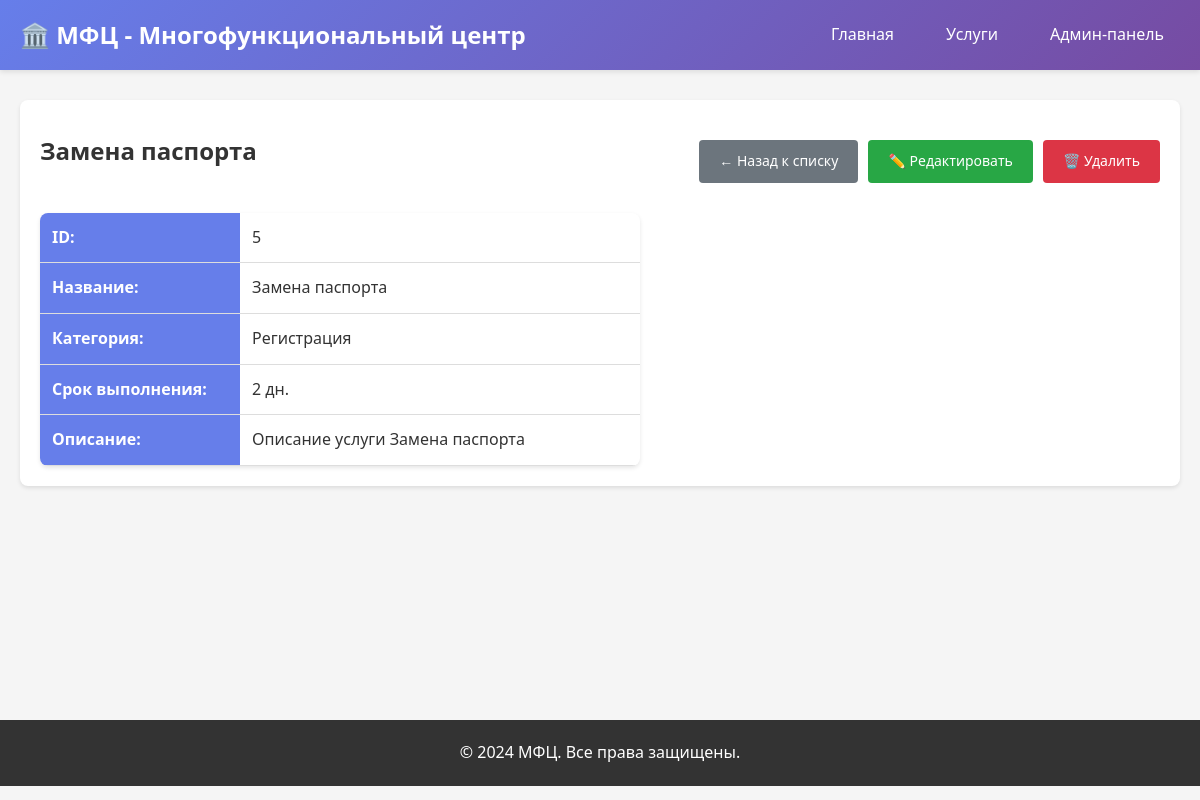
/services/5/, run on the app's committed database.
### mfc/models.py (models this page shows, shortened)
class Service(models.Model):
    name = models.CharField(
        max_length=200,
        verbose_name='Название услуги'
    )
    description = models.TextField(
        verbose_name='Описание',
        blank=True,
        null=True
    )
    category = models.ForeignKey(
        ServiceCategory,
        on_delete=models.CASCADE,
        verbose_name='Категория',
        related_name='services'
    )
    duration_days = models.PositiveIntegerField(
        verbose_name='Срок выполнения (дней)',
        validators=[MinValueValidator(1)],
        default=1  # type: ignore
    )
    offices = models.ManyToManyField(
        'MFCOffice',
        related_name='services',
        verbose_name='Отделения МФЦ',
        blank=True,
        help_text='Отделения, где предоставляется данная услуга'
    )
    history = HistoricalRecords()
    class Meta:
        verbose_name = 'Услуга'
        verbose_name_plural = 'Услуги'
        ordering = ['name']

class ServiceCategory(models.Model):
    name = models.CharField(
        max_length=200,
        verbose_name='Название категории',
        unique=True
    )
    description = models.TextField(
        verbose_name='Описание',
        blank=True,
        null=True
    )
    class Meta:
        verbose_name = 'Категория услуги'
        verbose_name_plural = 'Категории услуг'
        ordering = ['name']

### mfc/views.py (the view)
# urls.py: path('services/<int:pk>/', views.ServiceDetailView.as_view(), name='service_detail'),
class ServiceDetailView(DetailView):
    model = Service
    template_name = 'mfc/service_detail.html'
    context_object_name = 'service'

### mfc/templates/mfc/service_detail.html (shortened to what this page needs)
{% extends 'mfc/base.html' %}
{% block content %}
<div class="card">
    <div style="display: flex; justify-content: space-between; align-items: center; margin-bottom: 20px;">
        <h2>{{ service.name }}</h2>
        <div class="actions">
            <a href="{% url 'mfc:service_list' %}" class="btn btn-secondary">← Назад к списку</a>
            <a href="{% url 'mfc:service_update' service.pk %}" class="btn btn-success">✏️ Редактировать</a>
            <a href="{% url 'mfc:service_delete' service.pk %}" class="btn btn-danger">🗑️ Удалить</a>
        </div>
    </div>
    <div style="margin-top: 30px;">
        <table style="max-width: 600px;">
            <tr>
                <th style="width: 200px;">ID:</th>
                <td>{{ service.id }}</td>
            </tr>
            <tr>
                <th>Название:</th>
                <td>{{ service.name }}</td>
            </tr>
            <tr>
                <th>Категория:</th>
                <td>{{ service.category.name }}</td>
            </tr>
            <tr>
                <th>Срок выполнения:</th>
                <td>{{ service.duration_days }} дн.</td>
            </tr>
            <tr>
                <th>Описание:</th>
                <td>{{ service.description|default:"Не указано" }}</td>
            </tr>
        </table>
    </div>
</div>
{% endblock %}

### mfc/templates/mfc/base.html (style rules this page uses)
* { margin: 0; padding: 0; box-sizing: border-box; }
body { font-family: 'Segoe UI', Tahoma, Geneva, Verdana, sans-serif; line-height: 1.6; color: #333; background-color: #f5f5f5; }
.btn { display: inline-block; padding: 10px 20px; text-decoration: none; border-radius: 4px; border: none; cursor: pointer; font-size: 14px; transition: all 0.3s; }
.btn-success { background-color: #28a745; color: white; }
.btn-danger { background-color: #dc3545; color: white; }
.btn-secondary { background-color: #6c757d; color: white; }
.card { background: white; border-radius: 8px; padding: 20px; margin-bottom: 20px; box-shadow: 0 2px 4px rgba(0,0,0,0.1); }
.actions { display: flex; gap: 10px; margin-top: 20px; }
table { width: 100%; border-collapse: collapse; background: white; border-radius: 8px; overflow: hidden; box-shadow: 0 2px 4px rgba(0,0,0,0.1); }
th, td { padding: 12px; text-align: left; border-bottom: 1px solid #ddd; }
th { background-color: #667eea; color: white; font-weight: 600; }

### data on the page
Service: name "Замена паспорта", id "5", category.name "Регистрация", duration_days "2", description "Описание услуги Замена паспорта"
